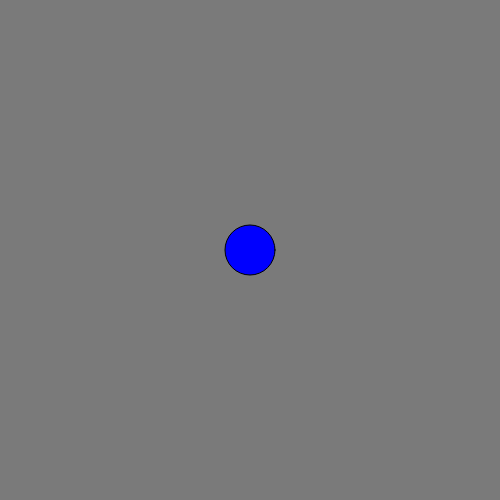
Frame 1 (no input)
Frame 60 (no input): identical to frame 1, image omitted
Frame 120 (the mouse pressed at the canvas centre since frame 60): identical to frame 1, image omitted

The p5.js sketch that drew this single still picture (run headless with seeded random() and noise() and a simulated clock; from frame 60 on, the mouse is pressed at the canvas centre):

// p5.js sketch
// ── sketch.js
let humans = [];
let numOfHumans = 1;

function setup() {
    createCanvas(500, 500);
    background(122);

    for (let i = 0; i < numOfHumans; i++) {
        humans.push(new Human(i));
    }
}

function draw() {
    background(122);
    humans.forEach(human => {
        human.render();
    });
}
// ── human.js
class Human {
    constructor() {

    }

    render() {
        fill(0, 0, 255);
        ellipse(250, 250, 50, 50);
    }
}
